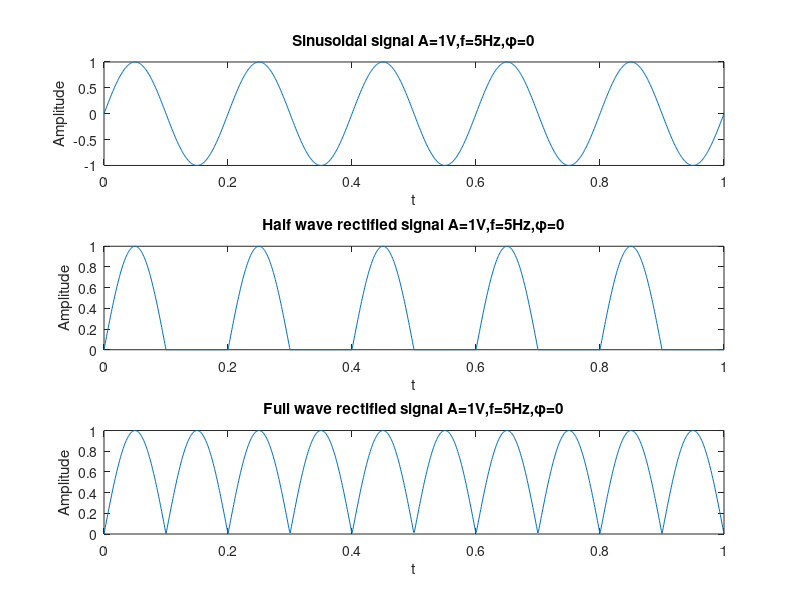

MATLAB code for this plot:
%Generation of halfwave and fullwave rectifier
clc
clear all
close all
%Specify the parameters of the sine wave
A=1;%Amplitude
f=5;%Frequency
ph=0;%Phase
%To genertae Time vector
t=linspace(0,1,1000)
x=A*sin(2*pi*f*t+ph);
%To obtain Half wave rectifier output
y1=0.5*(x+abs(x));
%To obtain Full wave rectifier output
y2=abs(x);
%plotting the result
subplot(3,1,1),plot(t,x),xlabel('t'),ylabel('Amplitude'),title(['Sinusoidal signal' ' A=',num2str(A),'V',',f=',num2str(f),'Hz',',\phi=',num2str(ph)]);
subplot(3,1,2),plot(t,y1),xlabel('t'),ylabel('Amplitude'),title(['Half wave rectified signal' ' A=',num2str(A),'V',',f=',num2str(f),'Hz',',\phi=',num2str(ph)]);
subplot(3,1,3),plot(t,y2),xlabel('t'),ylabel('Amplitude'),title(['Full wave rectified signal' ' A=',num2str(A),'V',',f=',num2str(f),'Hz',',\phi=',num2str(ph)]);
